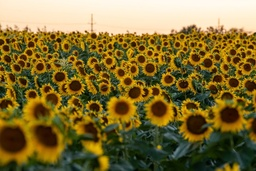
#> input picture Assignment3/Submit/sunflower.jpg, 256 x 171 px, shrunk from 940 x 627 before the run; its folder holds 2 pictures in this run
$ jupyter execute logscale.ipynb
#> lines starting #> are read from the running program, lines starting #| are printed output that depends on the picture
[cell 1]
import os
import wget
import numpy as np
from PIL import Image
import matplotlib.pyplot as plt
import matplotlib.gridspec as gridspec

### PART 2.1. Download and convert image

[cell 2]
'''
Download and resize an image from URL
'''
def get_image(url, filename, ratio):
#> called with filename = 'sunflower', ratio = 0.3
    jpg = f'{filename}.jpg'
    png = f'{filename}.png'
    if not os.path.exists(jpg):
        wget.download(url, jpg)

    img = Image.open(jpg)
#> img is the input picture: PIL image 256x171 RGB; mean R, G, B 128.4, 110.2, 54.9
    new_size = (int(img.width * ratio), int(img.height * ratio))
#> new_size = (76, 51)
    img_resized = img.resize(new_size)
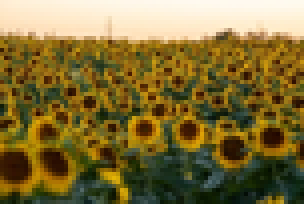
#> img_resized: PIL image 76x51 RGB (shown 4 times larger); mean R, G, B 128.4, 110.2, 54.9
    img_resized.save(png, format="PNG")
    return plt.imread(png)

url = 'https://showme.missouri.edu/wp-content/uploads/2022/09/092722Sunflowers5-940x627.jpg'
img = get_image(url, 'sunflower', 0.3)
plt.imshow(img)

### PART 2.2. Define LoG function and show results

[cell 3]
"""
Define LoG filter function
should return np.array
"""
def LoG(sigma=1, size=19) -> np.array:
    # Ensure size is odd for proper centering
    if size % 2 == 0:
        size += 1

    log_filter = np.zeros((size, size))
    center = size // 2

    for x in range(size):
        for y in range(size):
            # Calculate centered coordinates
            X = x - center
            Y = y - center
            # Normalized squared distance
            r_squared = (X**2 + Y**2)
            # Apply LoG formula
            log_filter[x, y] = -1.0 / (np.pi * sigma**4) * (1 - r_squared/(2*sigma**2)) * np.exp(-r_squared/(2*sigma**2))

    return log_filter

[cell 4]
'''
Visualize LoG filters for sigmas 1-10
'''
figure = plt.figure(figsize=(15, 6))
gs = gridspec.GridSpec(2, 5, figure)

for i in range(1, 11):
    sigma = i
    log = LoG(sigma=sigma)
    ax = figure.add_subplot(gs[(i-1)//5, (i-1)%5])
    ax.imshow(log, cmap='gray')
    ax.set_title(f'σ = {sigma}')
    ax.axis('off')
plt.tight_layout()
plt.show()
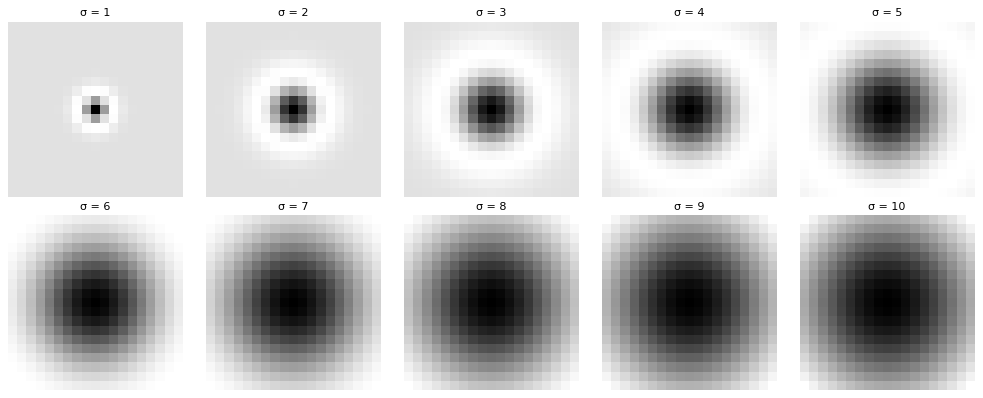
#> figure drawn by matplotlib, 10 panels

### PART 2.3. Define filterImg and trackScale

[cell 5]
'''
Performs convolution of image with filter
'''
def filterImg(img, fil):
    # Get image and filter dimensions
    img_height, img_width = img.shape
    k_height, k_width = fil.shape

    # Calculate padding
    pad_h = k_height // 2
    pad_w = k_width // 2

    # Pad the image
    padded = np.pad(img, ((pad_h, pad_h), (pad_w, pad_w)), mode='constant', constant_values=0)

    # Create output array
    output = np.zeros_like(img, dtype=np.float64)

    # Perform convolution
    for i in range(img_height):
        for j in range(img_width):
            output[i, j] = np.sum(padded[i:i+k_height, j:j+k_width] * fil)

    return output

[cell 6]
'''
Visualize the Result Images
'''
def plot_images(imgs, columns=3, title=""):
    rows = (len(imgs) // columns) + (1 if len(imgs) % columns > 0 else 0)
    figure = plt.figure(figsize=(columns * 4, rows * 4))
    gs = gridspec.GridSpec(rows, columns, figure)

    for i, img in enumerate(imgs):
        if i < len(imgs):
            ax = figure.add_subplot(gs[i//columns, i%columns])
            ax.imshow(img, cmap='gray')
            ax.axis('off')

    plt.suptitle(title)
    plt.tight_layout()
    plt.show()

[cell 7]
'''
Track scales for blob detection across multiple scales
from the requirements
'''
def trackScale(img, sigmas, size, threshold):
    # Create array to store filter responses
    imgs = []

    # 1) Apply LoG filter at each scale and normalize by scale
    for s in sigmas:
        # 2) Multiply by s^2 for scale normalization
        resp = (s**2) * filterImg(img, LoG(s, size))
        imgs.append(resp)

    # Convert to numpy array
    imgs = np.array(imgs)

    # Visualize filter responses
    plot_images(imgs, columns=min(6, len(sigmas)), title="LoG Responses at Different Scales")

    # 3) Find maximum value for each pixel and corresponding sigma index
    filMaxScale = np.max(imgs, axis=0) # <--- saved as filMaxScale
    scale_index = np.argmax(imgs, axis=0)

    # 4) Visualize results
    figure = plt.figure(figsize=(10, 10))
    ax = figure.add_subplot(111)
    ax.imshow(img, cmap='gray')
    ax.set_title("LoG Scale Blob Detection")

    # Find coordinates where response is above threshold
    coords = np.argwhere(filMaxScale >= threshold)

    # Draw circles at detected blobs
    for (y, x) in coords:
        sigma_candidate = sigmas[scale_index[y, x]]
        # Convert sigma to radius (sqrt(3)*sigma is a common conversion)
        radius = np.sqrt(3) * sigma_candidate
        circle = plt.Circle((x, y), radius, color='red', fill=False, linewidth=1.5)
        ax.add_patch(circle)

    ax.axis('off')
    plt.show()

    return filMaxScale

[cell 8]
# Convert to grayscale (ITU-R BT.601 standard)
grayscale_img = img @ [0.2989, 0.5870, 0.1140]
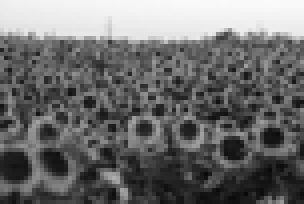
#> grayscale_img: shape (51, 76) float64 (shown 4 times larger); min 0.0361, max 0.981, mean 0.429
plt.figure(figsize=(10, 8))
plt.imshow(grayscale_img, cmap='gray')
plt.title('Grayscale Image')
plt.axis('off')
plt.show()

[cell 9]
'''
Run blob detection
We started with threshold=0.100
which was... too much blob
'''
sigmas = np.arange(1, 7)  # Sigma range [1, 2, 3, 4, 5, 6]
result = trackScale(grayscale_img, sigmas, size=61, threshold=0.100)
#> the loop in trackScale, `for s in sigmas:` made 6 passes
#> pass 1, in filterImg, `padded = np.pad(img, ((pad_h, pad_h), (pad_w, pad_w)), mode='constant'..`:
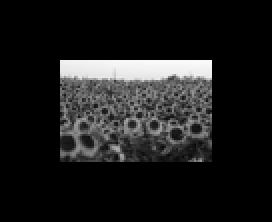
#> padded: shape (111, 136) float64 (shown 2 times larger); min 0, max 0.981, mean 0.11
#> pass 3, in trackScale, `resp = (s**2) * filterImg(img, LoG(s, size))`:
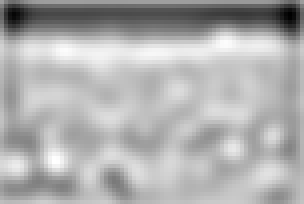
#> resp: shape (51, 76) float64 (shown 4 times larger); min -0.462, max 0.153, mean -0.0389; drawn with min black and max white
#> after the loop in trackScale, `for s in sigmas:`: imgs = 6 items
#> in plot_images, `rows = (len(imgs) // columns) + (1 if len(imgs) % columns > 0 else 0)`: rows = 1
#> the loop in plot_images, `for i, img in enumerate(imgs):` made 6 passes
#> in plot_images, `plt.show()`:
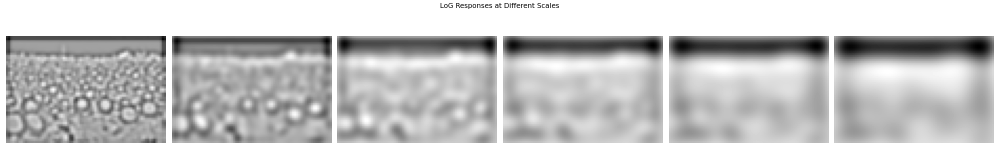
#> figure drawn by matplotlib, 6 panels
#> in trackScale, `filMaxScale = np.max(imgs, axis=0)`:
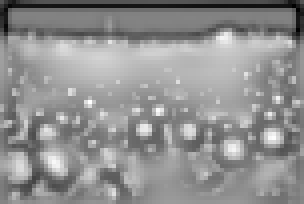
#> filMaxScale: shape (51, 76) float64 (shown 4 times larger); min -0.229, max 0.216, mean 0.0242; drawn with min black and max white
#> in trackScale, `scale_index = np.argmax(imgs, axis=0)`:
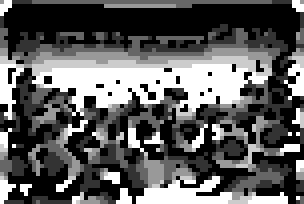
#> scale_index: shape (51, 76) int64 (shown 4 times larger); min 0, max 5, mean 1.81; drawn with min black and max white
#> in trackScale, `coords = np.argwhere(filMaxScale >= threshold)`: coords = 482 pairs, first value 8 to 48, second value 2 to 74
#> the loop in trackScale, `for (y, x) in coords:` made 482 passes
#> (y, x, sigma_candidate, radius) on passes 1 to 3: (8, 55, 1, 1.73), (8, 56, 1, 1.73), (8, 57, 1, 1.73)
#> in trackScale, `plt.show()`:
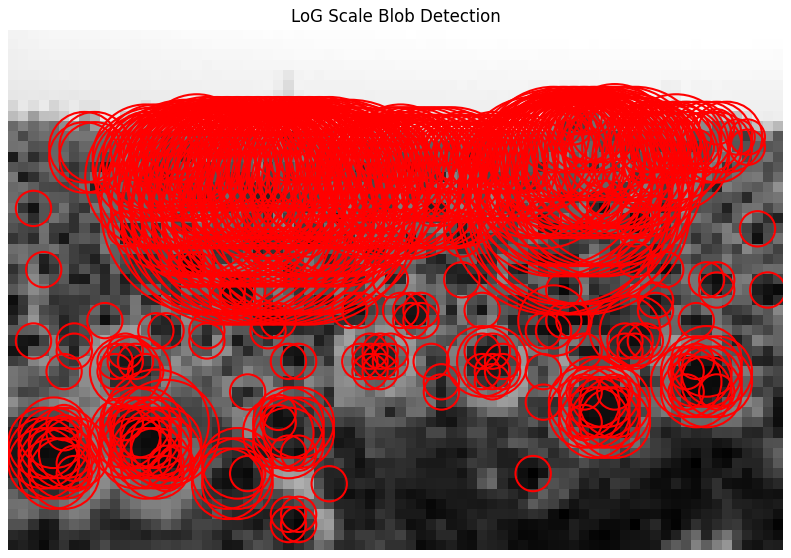
#> figure drawn by matplotlib, 1 panel

[cell 10]
'''
Run blob detection
So, we tested (by increasing 0.01 from 0.1) and We think that 0.213344 seems the best.
We could go further to decimal...but we thought 6 digits are enough

'''
sigmas = np.arange(1, 7)  # Sigma range [1, 2, 3, 4, 5, 6]
result = trackScale(grayscale_img, sigmas, size=61, threshold=0.213344)
#> call 2 of trackScale, with sigmas = array of shape (6,), size = 61, threshold = 0.213
#> the loop in plot_images (call 2), `for i, img in enumerate(imgs):` made 6 passes
#> in trackScale (call 2), `coords = np.argwhere(filMaxScale >= threshold)`: coords = [[25, 22]]
#> the loop in trackScale (call 2), `for (y, x) in coords:` made 1 pass
#> (y, x, sigma_candidate, radius) on pass 1: (25, 22, 1, 1.73)
#> in trackScale (call 2), `plt.show()`:
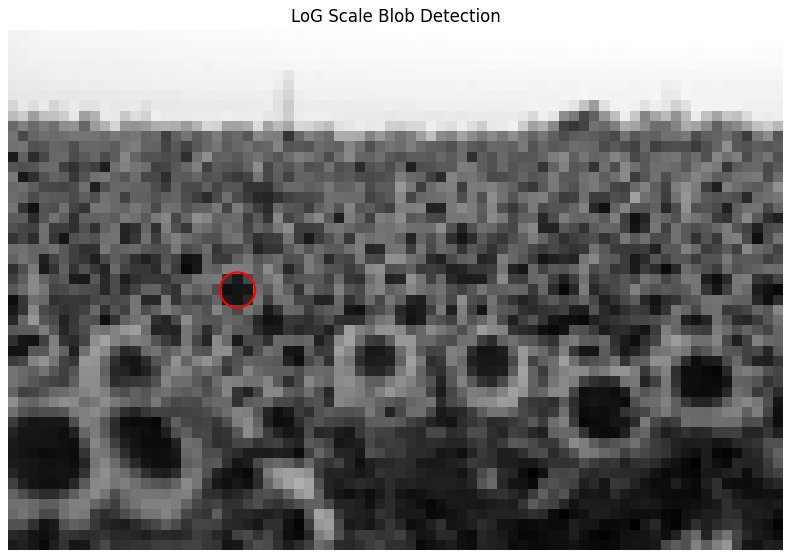
#> figure drawn by matplotlib, 1 panel

### Observation Report

- Initial Setting: We began with a low threshold value of 0.1 as a baseline. This initial value proved to be excessively permissive, resulting in the detection of numerous false positives, particularly dark spots that did not represent actual sunflower blobs.

- Iterative Testing: We methodically increased the threshold in increments of 0.01, evaluating detection accuracy at each step. This progressive adjustment allowed us to observe the trade-off between sensitivity and specificity in blob detection.

- Optimal Value: Through this iterative process, we identified '0.213344' as the critical threshold value. At this level, we achieved an optimal balance where:

- Validation: When exceeding the threshold of 0.214, we observed that the detector began to incorrectly identify regions in the upper right portion of the image (likely some background elements) as blobs, despite these not conforming to the characteristic circular pattern of sunflowers.(Just in case, We also run 0.213343 to show the some background element)

[cell 11]
'''
Run blob detection
So, we tested (by increasing 0.01 from 0.1) and We think that 0.213344 seems the best.
We could go further to decimal...but we thought 6 digits are enough

'''
sigmas = np.arange(1, 7)  # Sigma range [1, 2, 3, 4, 5, 6]
result = trackScale(grayscale_img, sigmas, size=61, threshold=0.213343)
